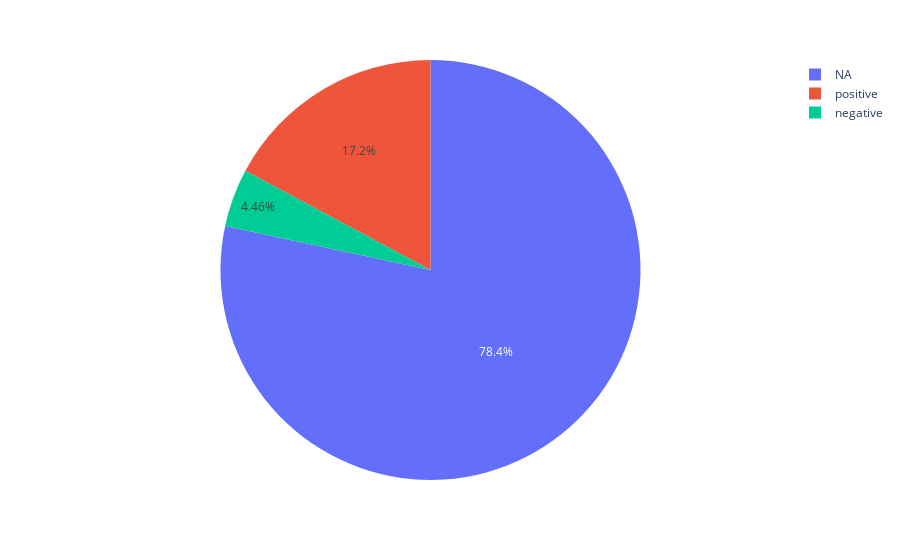

The code cell stored with this chart in its notebook:
### Code cell
import plotly.express as px
c = total_df[["polarity_bucket","urls"]].groupby("polarity_bucket").count().rename({"urls":"count"},axis=1).reset_index()
fig = px.pie(c, values='count', names='polarity_bucket')
fig.show()

### Figure 1 — Plotly figure (JSON) as saved in the notebook; plotly's stock layout.template omitted (floating-point values rounded to 4 significant figures)
{"data": [{"domain": {"x": [0, 1], "y": [0, 1]}, "hovertemplate": "polarity_bucket=%{label}<br>count=%{value}<extra></extra>", "labels": ["NA", "negative", "positive"], "legendgroup": "", "name": "", "showlegend": true, "type": "pie", "values": [371312, 21130, 81363]}], "layout": {"legend": {"tracegroupgap": 0}, "margin": {"t": 60}}}
